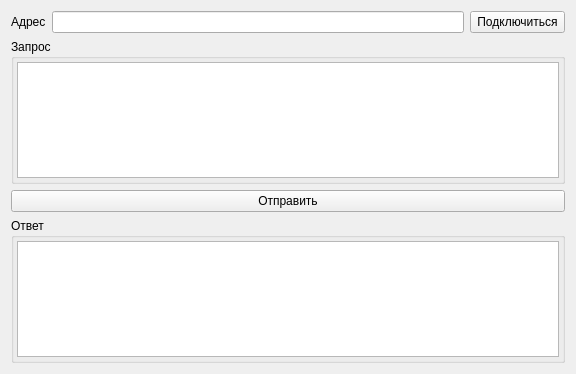
<?xml version="1.0" encoding="UTF-8"?>
<ui version="4.0">
 <class>Form</class>
 <widget class="QWidget" name="Form">
  <property name="geometry">
   <rect>
    <x>0</x>
    <y>0</y>
    <width>576</width>
    <height>374</height>
   </rect>
  </property>
  <property name="windowTitle">
   <string>Form</string>
  </property>
  <layout class="QVBoxLayout" name="verticalLayout_2">
   <item>
    <layout class="QHBoxLayout" name="horizontalLayout_2">
     <item>
      <widget class="QLabel" name="label">
       <property name="text">
        <string>Адрес</string>
       </property>
      </widget>
     </item>
     <item>
      <widget class="QLineEdit" name="addr"/>
     </item>
     <item>
      <widget class="QPushButton" name="connect_btn">
       <property name="text">
        <string> Подключиться </string>
       </property>
      </widget>
     </item>
    </layout>
   </item>
   <item>
    <widget class="QGroupBox" name="groupBox">
     <property name="title">
      <string>Запрос</string>
     </property>
     <layout class="QVBoxLayout" name="verticalLayout">
      <property name="leftMargin">
       <number>3</number>
      </property>
      <property name="topMargin">
       <number>3</number>
      </property>
      <property name="rightMargin">
       <number>3</number>
      </property>
      <property name="bottomMargin">
       <number>3</number>
      </property>
      <item>
       <widget class="QTextEdit" name="req_label"/>
      </item>
     </layout>
    </widget>
   </item>
   <item>
    <widget class="QPushButton" name="send_btn">
     <property name="text">
      <string>Отправить</string>
     </property>
    </widget>
   </item>
   <item>
    <widget class="QGroupBox" name="groupBox_2">
     <property name="title">
      <string>Ответ</string>
     </property>
     <layout class="QHBoxLayout" name="horizontalLayout">
      <property name="leftMargin">
       <number>3</number>
      </property>
      <property name="topMargin">
       <number>3</number>
      </property>
      <property name="rightMargin">
       <number>3</number>
      </property>
      <property name="bottomMargin">
       <number>3</number>
      </property>
      <item>
       <widget class="QTextEdit" name="resp_label"/>
      </item>
     </layout>
    </widget>
   </item>
  </layout>
 </widget>
 <resources/>
 <connections/>
</ui>
